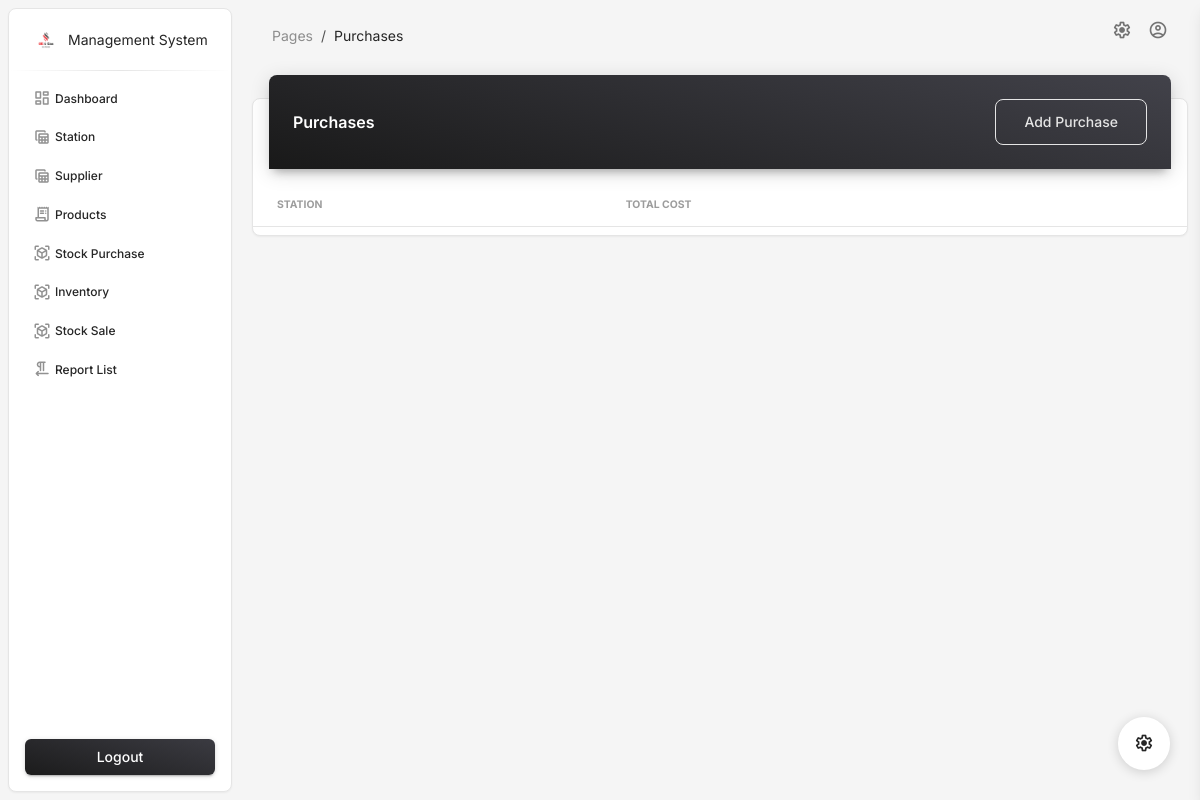
Before: /purchase/ with the older database file.
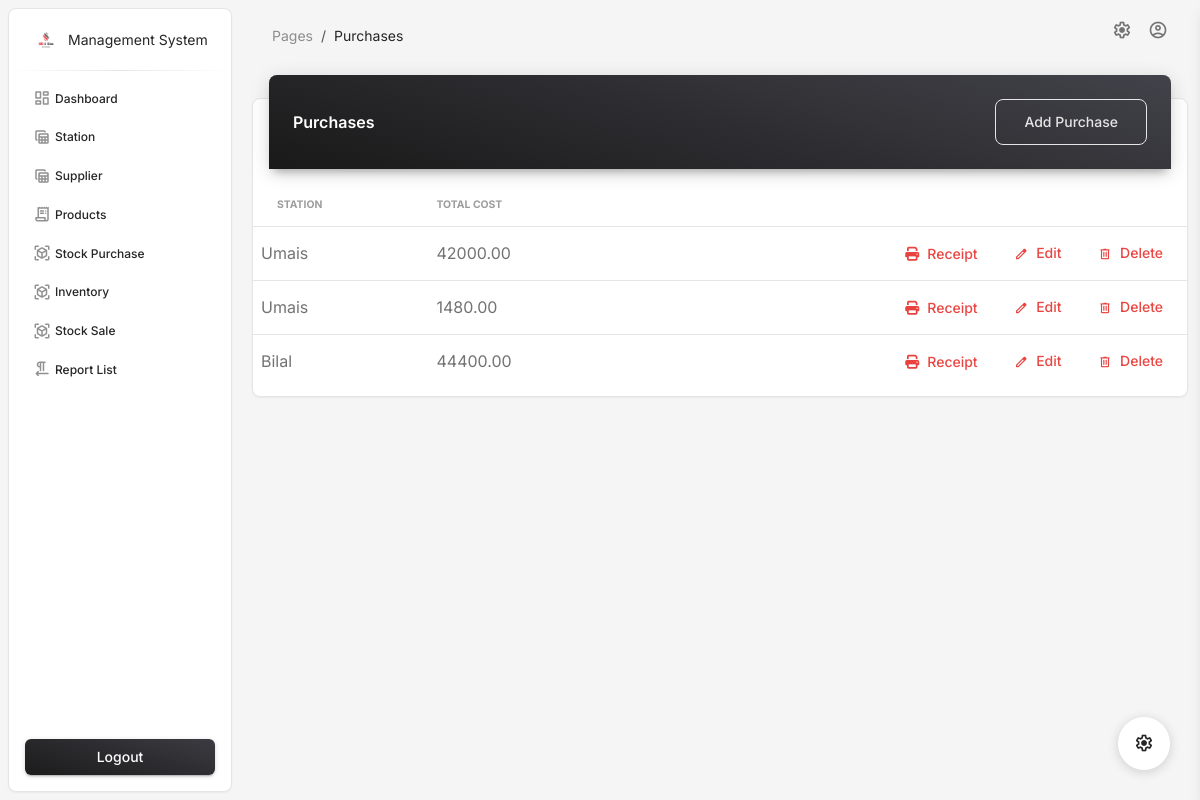
After: the same page with the newer database file.
### app/models.py (models this page shows, shortened)
class Purchase(models.Model):
    station = models.ForeignKey(Station, on_delete=models.CASCADE, related_name='purchases')
    supplier = models.ForeignKey(Supplier, on_delete=models.SET_NULL, null=True, blank=True, related_name='purchases')
    total_cost = models.DecimalField(max_digits=10, decimal_places=2, editable=False)
    purchase_date = models.DateTimeField(auto_now_add=True)

class Station(models.Model):
    name = models.CharField(max_length=100)
    location = models.CharField(max_length=255)
    capacity = models.DecimalField(max_digits=10, decimal_places=2)  # Fuel capacity in liters
    contact_number = models.CharField(max_length=20)
    is_active = models.BooleanField(default=True)  # For soft delete

### app/views.py (the view)
# urls.py: path('purchase/', purchase, name='purchase'),
def purchase(request):
    purchase_list = Purchase.objects.select_related('station', 'supplier').all()
    stations = Station.objects.all()
    categories = Product.objects.all()
    suppliers = Supplier.objects.all()
    purchase_item = PurchaseItem.objects.all()
    context = {
        'purchases': purchase_list,
        'items':purchase_item,
        'stations': stations,
        'categories': categories,
        'suppliers': suppliers,
    }
    return render(request, 'purchase/purchase.html', context=context)

### templates/purchase/purchase.html (shortened to what this page needs)
{% extends "base.html" %}
{% block page %}Purchases{% endblock page %}
{% block main %}
<div class="container-fluid py-2">
    <div class="row">
        <div class="col-12">
            <div class="card my-4">
                <div class="card-header p-0 bg-gradient-dark shadow-dark border-radius-lg pt-3 pb-3 d-flex justify-content-between align-items-center position-relative mt-n4 mx-3 z-index-2">
                    <div>
                        <h6 class="text-white text-capitalize ps-4 mb-0">Purchases</h6>
                    </div>
                    <div class="pe-4">
                        <a type="button" class="btn btn-outline-light btn-lg my-2 text-capitalize" href='{% url 'add_purchase' %}'>
                            Add Purchase
                        </a>
                    </div>
                </div>
                <div class="card-body px-0 pb-2">
                    <div class="table-responsive p-0">
                        <table class="table align-items-center mb-0">
                            <thead>
                                <tr>
                                    <th class="text-uppercase text-secondary text-xxs font-weight-bolder opacity-7">Station</th>
                                    <th class="text-uppercase text-secondary text-xxs font-weight-bolder opacity-7 ps-2">Total Cost</th>
                                    <th class="text-secondary opacity-7"></th>
                                </tr>
                            </thead>
                            <tbody>
                                {% for purchase in purchases %}
                                <tr>
                                    <td>{{ purchase.station.name }}</td>
                                    <td>{{ purchase.total_cost }}</td>
                                    <td>
                                        <div class="ms-auto text-end">
                                             <a
                                             class="btn btn-link text-danger text-gradient px-3 mb-0" href="{% url 'purchase_receipt' purchase.id %}">
                                             <i class="fas fa-print text-sm me-2"></i>Receipt
                                        </a>
                                             <a
                                             class="btn btn-link text-danger text-gradient px-3 mb-0" href="{% url 'edit_purchase' purchase.id %}">
                                                <i class="material-symbols-rounded text-sm me-2">edit</i>Edit
                                        </a>
                                            <a class="btn btn-link text-danger text-gradient px-3 mb-0" href="{% url 'delete_purchase' purchase.id %}">
                                                <i class="material-symbols-rounded text-sm me-2">delete</i>Delete
                                            </a>
                                        </div>
                                    </td>
                                </tr>
                                {% endfor %}
                            </tbody>
                        </table>
                    </div>
                </div>
            </div>
        </div>
    </div>
</div>
{% endblock main %}

Changed rows visible on the page:
added Purchase: station.name "Umais", total_cost "42000.00"
added Purchase: station.name "Umais", total_cost "1480.00"
added Purchase: station.name "Bilal", total_cost "44400.00"
